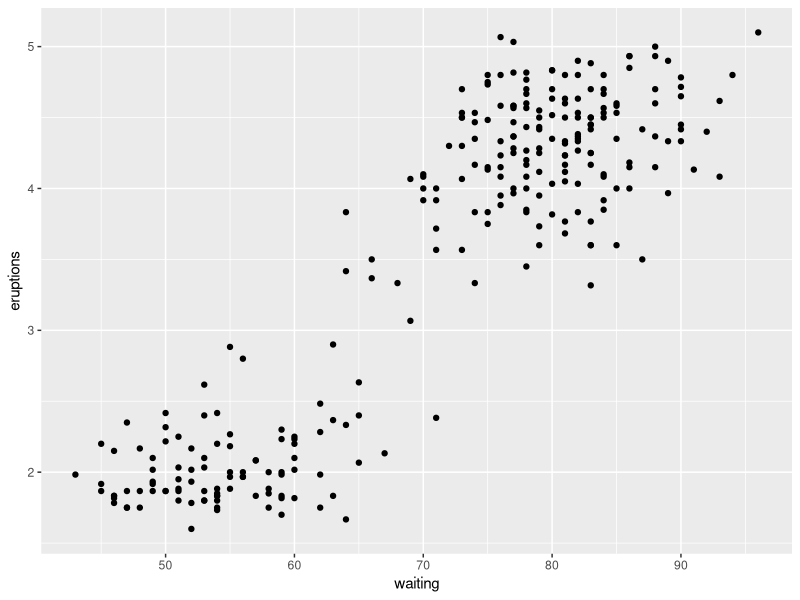

Generate this figure with R: (Note: this script raises an error after producing the figure.)

#install the libraries 

install.packages("tidyverse")
install.packages("ggplot2")

#calling the libraries 
library(tidyverse)
library(ggplot2)

#this is the dataset we will be using

library(MASS)
search()
#faithful is in the MASS oackage 
faithful

#viewing the data set
View(faithful)


#viewing the first couple of lines of the dataset Uusually 6 lines)
head(faithful)


#viewing the last 12 rows in the dataset 
tail(faithful,12) # Shows the last 10 rows




#viewing summary statistics of the faithful 
summary(faithful)



#viewing the sequence of the numberes between 0 and 1 and the difference should be 0.2 
#between the numbers 
seq(0, 1, by=.2)


#using ggplot package to plot a scallterplot
ggplot(faithful,aes(x=waiting,y=eruptions))+
  geom_point()

#displaying the same graph as before but we are setting the size of the 'dots=3.7',
#fillcolor =red and circle periperal =black
# We use geom function arguments
# to change aesthetic constants.

ggplot(faithful2,aes(x=waiting,y=eruptions))+
  geom_point(shape=21, size=3.7,
             fill="red", color="black")


#adding a smmoth line..you will need to use the geom smooth function

ggplot(faithful,aes(x=waiting,y=eruptions)) +
  geom_point() +
  geom_smooth(method=loess, color="blue",size=.2)




#using the linear regression data fitting method and we do this by calling the lm function

ggplot(faithful,aes(x=waiting,y=eruptions)) +
  geom_smooth(method=lm, color="red",size=1)+
  geom_point()




# When the graphics are in the class project report, the
# labeling can appear in figure caption.

ggplot(faithful,aes(x=waiting,y=eruptions)) +
  geom_point(shape=21, size=2, fill="green", color="black")+
  geom_smooth(method=loess, size=1.2) +
  labs(x="Waiting Time Btwn Eruptions in Mins",
       y="Eruption Length in Mins",
       title=" Eruptions")


# Plotting a histogram, specifying the binwidth, and adding color
ggplot(faithful,aes(x=waiting)) +
  geom_histogram(binwidth=2,
                 fill="cyan",color="black")+
  labs(x="Waiting Time Btwn Eruptions In Mins",
       y="Counts",
       title="Eruptions")

# Adding a frequency polygon
histPlot+ geom_freqpoly(binwidth=2,color="red",size=1.5)


# Add a computed kernel density, extend the x axis and plot
histPlot+ geom_line(stat="density",color="red",size=1.2)+
  xlim(33,104)


#The plots below show bivariate density 
ggplot(faithful,aes(x=waiting,y=eruptions))+
  geom_point(shape=16, size = 1.5, color ='red')+
  stat_density2d(aes()) +
  labs(x="Waiting Time Betwn Eruptions in Mins",
       y="Eruption Duration in Minutes",
       title=paste("Old Faithful Geyser Eruptions:",
                   "Bivariate Density"))


ggplot(faithful,aes(x=waiting,y=eruptions))+
  geom_point(shape=16, color='red')+
  stat_density2d(aes(size=1.5, color=..level..)) +
  labs(x="Waiting Time Betn Eruptions in Mins",
       y="Eruption Duration in Mins",
       title=paste("Old Faithful Geyser Eruptions:",
                   "Bivariate Density"))


